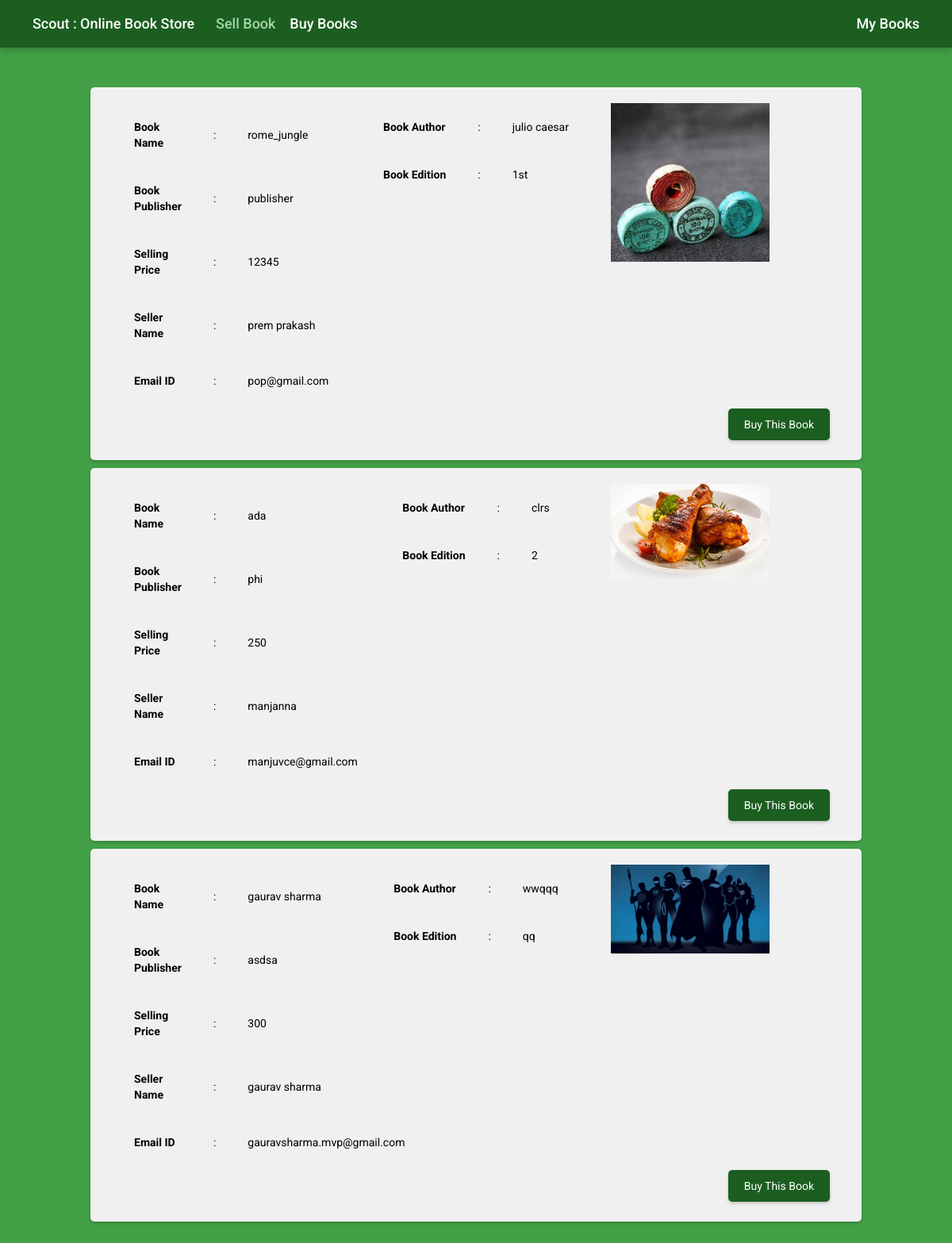
Page /allbooks.php on the committed database.
### tables this page shows
CREATE TABLE `books` (
  `id` int(11) NOT NULL,
  `name` varchar(20) NOT NULL,
  `author` varchar(20) NOT NULL,
  `edition` varchar(20) NOT NULL,
  `publisher` varchar(30) NOT NULL,
  `price` varchar(30) NOT NULL,
  `image` varchar(50) NOT NULL,
  `sold` varchar(30) NOT NULL,
  `bought_buy` varchar(30) NOT NULL,
  `sold_by` varchar(30) NOT NULL
);

CREATE TABLE `users` (
  `id` int(11) NOT NULL,
  `username` varchar(50) NOT NULL,
  `email` varchar(50) NOT NULL,
  `mobile` varchar(15) NOT NULL,
  `password` varchar(256) NOT NULL,
  `create_at` varchar(30) NOT NULL,
  `avatar` varchar(100) NOT NULL
);

### allbooks.php (the view, shortened to what this page needs)
<?php
 		$sql="SELECT * FROM `books` WHERE Sold=0";
 		$retval=mysql_query($sql);
 ?>
<!DOCTYPE html>
<html>
<head>
	<link rel="stylesheet" type="text/css" href="css/bootstrap.css">
</head>
<body>
	<div class="container">
		 <div class="header">
				<div class="row" style="width: 99%;margin: auto;">
					<div class="col-md-8">
						<h4>Scout : Online Book Store
						&nbsp;&nbsp;&nbsp;&nbsp;
						<a href="sellbooks.php" style="color: #A5D6A7;">Sell Book</a>
						<a href="allbooks.php">Buy Books</a></h4>
					</div>
					<div class="col-md-4">
						<h4 class="pull-right"><a href="mybooks.php">My Books</a></h4>
					</div>
				</div>
		</div>
		<br><br>
		<div class="wrapper">
			<?php
				while($val=mysql_fetch_assoc($retval)){
					$user_id=$val['sold_by'];
					$sql_user="SELECT * FROM users WHERE id='$user_id'";
					$val_user=mysql_fetch_assoc(mysql_query($sql_user));
			 ?>
				<div class="row book_row">
					<div class="col-md-4">
						<center>
						<table>
							<tr>
								<td id="head">Book Name</td>
								<td>:</td>
								<td><?php echo $val['name']; ?></td>
							</tr>
							<tr>
								<td id="head">Book Publisher</td>
								<td>:</td>
								<td><?php echo $val['publisher']; ?></td>
							</tr>
							<tr>
								<td id="head">Selling Price</td>
								<td>:</td>
								<td><?php echo $val['price']; ?></td>
							</tr>
							<tr>
								<td id="head">Seller Name</td>
								<td>:</td>
								<td><?php echo $val_user['username']; ?></td>
							</tr>
							<tr>
								<td id="head">Email ID</td>
								<td>:</td>
								<td><?php echo $val_user['email']; ?></td>
							</tr>
						</table>
						</center>
					</div>
					<div class="col-md-4">
						<center>
						<table>
							<tbody>
								<tr>
									<td id="head">Book Author</td>
									<td>:</td>
									<td><?php echo $val['author']; ?></td>
								</tr>
								<tr>
									<td id="head">Book Edition</td>
									<td>:</td>
									<td><?php echo $val['edition']; ?></td>
								</tr>
							</tbody>
						</table>
						</center>
					</div>
					<div class="col-md-4">
						<img style="width: 200px;" src="<?php echo $val['image'];?>">
					</div>
					<div class="col-md-12">
						<button type="submit" name="submit" id="button" class="pull-right" data-toggle="modal" data-target="#myModal_<?php echo $val['id']?>">Buy This Book</button>
					</div>
				</div>
				<?php
					}
				 ?>
		</div>
		<br><br><br><br>
	</div
<script src='http://cdnjs.cloudflare.com/ajax/libs/jquery/2.1.3/jquery.min.js'></script>
</body>
</html>

### allbooks.php (style rules this page uses)
body { font-family: 'Roboto', sans-serif; background: #43A047; color: #efefef; }
.container { width: 100%; margin: auto; padding: 0; }
.header { box-shadow: 0 4px 8px 0 rgba(0,0,0,0.2); }
.header { background: #1B5E20; }
.header, .row { padding: 10px; color: #fff; }
a { color: #fff; }
h1,h2,h3,h4 { padding: 0; margin: 0; }
.wrapper { width: 90%; margin:auto; }
.book_row { width: 90%; margin: auto; color: #000; margin-top: 10px; padding: 20px; background: #f0f0f0; border-radius: 5px; box-shadow: 0 2px 4px 0 rgba(0,0,0,0.2); }
td { padding: 20px; }
#head { font-weight: bold; }
#button { margin: 5px; padding: 10px 20px 10px 20px; color: #fff; background: #1B5E20; border-radius: 5px; border:0; font-size: 14px; box-shadow: 0 2px 4px 0 rgba(0,0,0,0.2); }

### rows in the picture
books: name "rome_jungle", publisher "publisher", price "12345", users.username "prem prakash", users.email "pop@gmail.com", author "julio caesar", edition "1st", image (picture)
books: name "ada", publisher "phi", price "250", users.username "manjanna", users.email "manjuvce@gmail.com", author "clrs", edition "2", image (picture)
books: name "gaurav sharma", publisher "asdsa", price "300", users.username "gaurav sharma", users.email "gauravsharma.mvp@gmail.com", author "wwqqq", edition "qq", image (picture)
